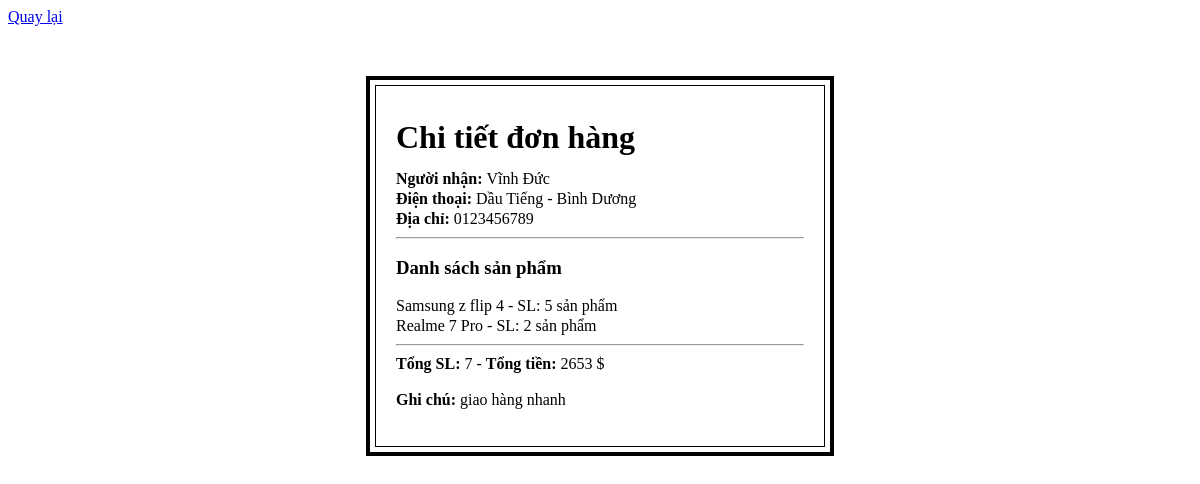
The app's page /inthongke.php?id=5 (signed in) with its own data.
### tables this page shows
CREATE TABLE `orders` (
  `id` int(11) NOT NULL auto_increment,
  `name` varchar(255) NOT NULL,
  `phone` varchar(255) default NULL,
  `address` varchar(500) NOT NULL,
  `note` text NOT NULL,
  `total` int(11) NOT NULL,
  `created_time` int(11) NOT NULL,
  `last_update` int(11) NOT NULL,
  PRIMARY KEY  (`id`)
);

CREATE TABLE `sanpham` (
  `id` int(10) NOT NULL auto_increment,
  `tensp` varchar(255) NOT NULL,
  `title` varchar(255) NOT NULL,
  `gia` double NOT NULL,
  `hinh` varchar(255) NOT NULL,
  `id_hang` varchar(255) NOT NULL,
  `theloai` varchar(255) NOT NULL,
  `phobien` int(11) NOT NULL,
  PRIMARY KEY  (`id`)
);

CREATE TABLE `order_detail` (
  `id` int(11) NOT NULL auto_increment,
  `order_id` int(11) NOT NULL,
  `product_id` int(10) NOT NULL,
  `quantity` int(11) NOT NULL,
  `price` double NOT NULL,
  `created_time` int(11) NOT NULL,
  `last_update` int(11) NOT NULL,
  PRIMARY KEY  (`id`),
  KEY `product_id_FK` (`product_id`),
  KEY `order_id_FK` (`order_id`)
);

### inthongke.php (the view, shortened to what this page needs)
<?php
    $layid = $_REQUEST['id'];
	include("class/clslogin.php");
?>
<!DOCTYPE html>
<html>
<head>
</head>
<body>
    <div class="higher-line">
        <a href="index-admin.php">Quay lại</a>
    </div>
    <?php
            $orders = mysql_query("SELECT orders.name, orders.address, orders.phone, orders.note, order_detail.*, sanpham.tensp as product_name
                FROM orders
                INNER JOIN order_detail ON orders.id = order_detail.order_id
                INNER JOIN sanpham ON sanpham.id = order_detail.product_id
                WHERE orders.id ='$layid' ",$link);
            $orders_1 = mysql_fetch_array($orders);
        ?>
    <div id="order-detail-wrapper">
        <div id="order-detail">
            <h1>Chi tiết đơn hàng</h1>
            <label>Người nhận: </label><span> <?php echo $orders_1['name']; ?></span><br />
            <label>Điện thoại: </label><span> <?php echo $orders_1['address']; ?></span><br />
            <label>Địa chỉ: </label><span> <?php echo $orders_1['phone']; ?></span><br />
            <hr />
            <h3>Danh sách sản phẩm</h3>
            <ul>
                <li>
                    <span class="item-name"><?php echo $orders_1['product_name']; ?></span>
                    <span class="item-quantity"> - SL: <?php echo $orders_1['quantity']; ?> sản phẩm</span>
                </li>
                <?php
                    $totalQuantity = $orders_1['quantity'];
                    $totalMoney = ($orders_1['price'] * $orders_1['quantity']);
                    while($row = mysql_fetch_array($orders)) {
                ?>
                <li>
                    <span class="item-name"><?php echo $row['product_name']; ?></span>
                    <span class="item-quantity"> - SL: <?php echo $row['quantity']; ?> sản phẩm</span>
                </li>
                <?php
                        $totalMoney += ($row['price'] * $row['quantity']);
                        $totalQuantity += $row['quantity'];
                    }
                ?>
            </ul>
            <hr />
            <label>Tổng SL:</label> <?php echo $totalQuantity; ?> - <label>Tổng tiền:</label>
            <?php echo $totalMoney; ?> $
            <p><label>Ghi chú: </label><?php echo $orders_1['note'] ?></p>
        </div>
    </div>
</body>
</html>

### inthongke.php (style rules this page uses)
#order-detail-wrapper { width: 450px; margin: 50px auto; border: 4px solid #000; padding: 5px; }
#order-detail { border: 1px solid #000; padding: 20px; line-height: 20px; }
#order-detail ul { margin: 0; padding: 0; }
#order-detail ul li { list-style: none; }
#order-detail label { font-weight: bold; }

### records on screen
orders: name "Vĩnh Đức", address "Dầu Tiếng - Bình Dương", phone "0123456789", note "giao hàng nhanh"
sanpham: tensp "Samsung z flip 4"
order_detail: quantity "5"
order_detail: product.tensp "Realme 7 Pro", quantity "2"

### other values on screen
$totalQuantity "7"
$totalMoney "2653"
